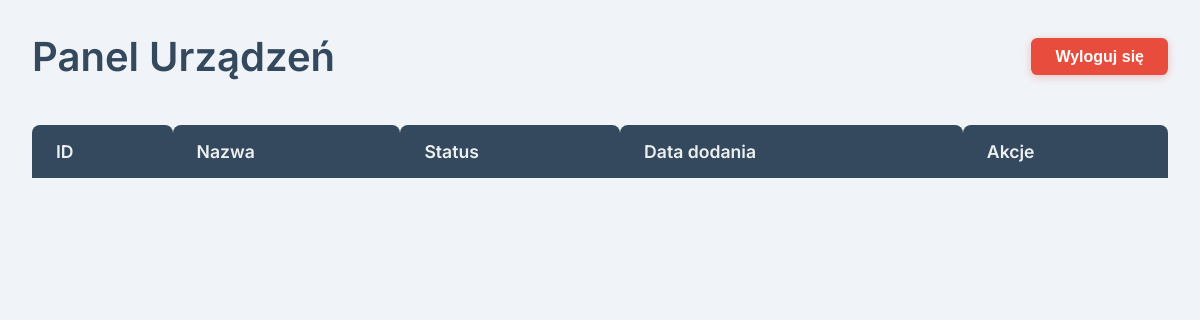
Page / (signed in) on the earlier database version.
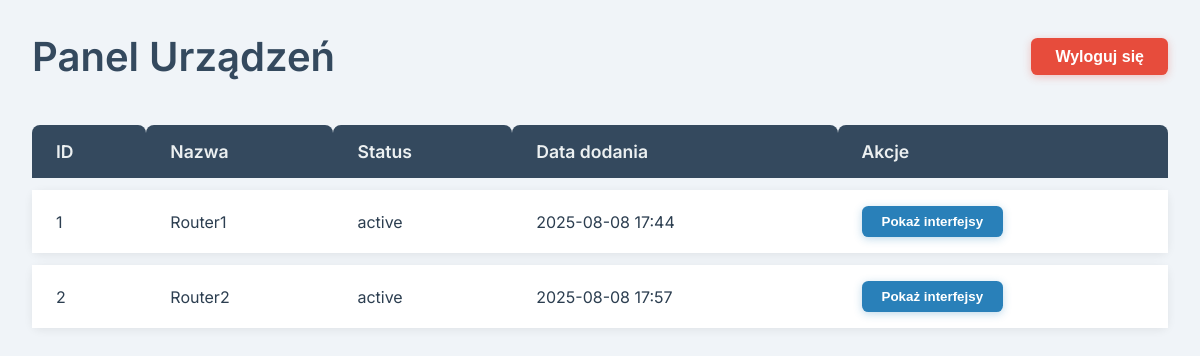
Same page on the later database version.
### app/models.py (models this page shows)
class Device(db.Model):
    id = db.Column(db.Integer, primary_key=True)
    name = db.Column(db.String(32), unique=True, nullable=False)
    status = db.Column(db.String(8), nullable=False )
    created_at = db.Column(db.DateTime, default=datetime.utcnow)

### app/routes.py (the view)
@main.route('/', methods=['GET', 'POST'])
def index():
    if current_user.is_authenticated:
        devices = Device.query.all()
        return render_template('main.html', devices=devices )
    else:
        return redirect(url_for('main.login'))

### app/__init__.py (called while the page is built)
def create_app():
    app = Flask(__name__)
    app.config['SECRET_KEY'] = 'twoj-sekretny-klucz'
    basedir = os.path.abspath(os.path.dirname(__file__))
    app.config['SQLALCHEMY_DATABASE_URI'] = 'sqlite:///' + os.path.join(basedir, '..', 'bugtracker.db')
    app.config['SQLALCHEMY_TRACK_MODIFICATIONS'] = False
    db.init_app(app)
    migrate.init_app(app, db)
    login_manager.init_app(app)
    from .models import User
    @login_manager.user_loader
    def load_user(user_id):
        return User.query.get(int(user_id))
    app.register_blueprint(main)
    return app

### app/templates/main.html (shortened to what this page needs)
<!DOCTYPE html>
<html lang="pl">
<head>
</head>
<body>
    <div class="header">
        <h1>Panel Urządzeń</h1>
        <form action="{{ url_for('main.logout') }}" method="post">
            <button class="logout-button" type="submit">Wyloguj się</button>
        </form>
    </div>
    <table>
        <thead>
            <tr>
                <th>ID</th>
                <th>Nazwa</th>
                <th>Status</th>
                <th>Data dodania</th>
                <th>Akcje</th>
            </tr>
        </thead>
        <tbody>
            {% for device in devices %}
            <tr>
                <td>{{ device.id }}</td>
                <td>{{ device.name }}</td>
                <td>{{ device.status }}</td>
                <td>{{ device.created_at.strftime('%Y-%m-%d %H:%M') if device.created_at else 'brak daty' }}</td>
                <td>
                    <button class="toggle-interfaces" data-device-id="{{ device.id }}">
                        Pokaż interfejsy
                    </button>
                </td>
            </tr>
            {% endfor %}
        </tbody>
    </table>
</body>
</html>

### app/templates/main.html (style rules this page uses)
* { box-sizing: border-box; }
body { font-family: 'Inter', -apple-system, BlinkMacSystemFont, 'Segoe UI', Roboto, Oxygen, Ubuntu, Cantarell, 'Open Sans', 'Helvetica Neue', sans-serif; background-color: #f0f4f8; margin: 0; padding: 2rem; color: #2c3e50; min-height: 100vh; }
.header { display: flex; justify-content: space-between; align-items: center; margin-bottom: 2rem; }
h1 { font-weight: 600; font-size: 2.5rem; margin: 0; color: #34495e; }
form button.logout-button { background-color: #e74c3c; border: none; padding: 0.6rem 1.5rem; border-radius: 0.4rem; font-weight: 600; font-size: 1rem; color: white; cursor: pointer; transition: background-color 0.25s ease; box-shadow: 0 2px 8px rgba(231, 76, 60, 0.3); }
table { width: 100%; border-collapse: separate; border-spacing: 0 0.75rem; background-color: transparent; }
thead tr th { background-color: #34495e; color: #ecf0f1; text-align: left; padding: 1rem 1.5rem; font-weight: 600; font-size: 1.1rem; border-radius: 0.5rem 0.5rem 0 0; user-select: none; }
tbody tr { background-color: white; box-shadow: 0 2px 10px rgb(0 0 0 / 0.07); border-radius: 0.5rem; transition: box-shadow 0.3s ease; }
tbody tr td { padding: 1rem 1.5rem; vertical-align: middle; border: none; font-size: 1rem; color: #2c3e50; }
button.toggle-interfaces { background-color: #2980b9; border: none; color: white; padding: 0.5rem 1.25rem; border-radius: 0.4rem; font-weight: 600; cursor: pointer; transition: background-color 0.3s ease; box-shadow: 0 2px 8px rgb(41 128 185 / 0.3); user-select: none; }

Differences in the rows shown:
added Device: id "1", name "Router1", status "active", created_at "2025-08-08 17:44"
added Device: id "2", name "Router2", status "active", created_at "2025-08-08 17:57"
